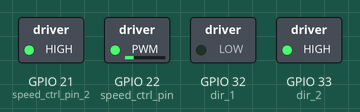
Recording of a sketch running on a simulated ESP32. Parts: switched loads named in the sketch (green lamp = pin HIGH). What the sketch prints to the serial monitor is not drawn.

Above: at 0.2 s.
Timing chart, 0 to 1.7 s (numbered marks = the images above):
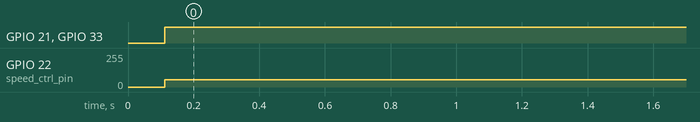

The sketch:

car_joystick2309.ino
```cpp
#include <WiFi.h>
#include <WiFiUdp.h>

#define ANALOG_PIN A4// potentiometer connected to A4
#define RESOLUTION_BITS 8
#define RESOLUTION ((1<<RESOLUTION_BITS)-1)
#define LEDC_FREQ_HZ 5000
#define speed_1 0 // use first channel of 16
#define speed_2 1 // use first channel of 16
#define speed_ctrl_pin 22
#define speed_ctrl_pin_2 21

int dir_1 = 32; // direction of motor
int dir_2 = 33; // direction of motor
const char* ssid     = "meam510";// create the WiFi name
const char* password = "gooooooo";// create the WiFi password

WiFiUDP UDPTestServer;// set the WiFi to UDP mode
unsigned int udpLocalPort=2801;// create the local port
unsigned int udpTargetPort=2801; // create the target port
const int packetSize = 10;// set packet size
char sendBuffer[packetSize];// set the sending packet
char receiveBuffer[packetSize];// set the receive packet
char number1[packetSize];
char receive_number[packetSize];// set the recive number packet
int xaxis; // variable for x axis value
int yaxis; // variable for y axis value
int right; // speed of right wheel
int left; // speed of left wheel
IPAddress ipTarget(192, 168, 1, 174); // Yuchen Sun's IP
IPAddress ipLocal(192, 168, 1, 165);  // Shallchee Shih's IP

void setup() {
  // set the Wifi as AP mode
  Serial.begin(115200);
  Serial.print("Connecting to ");  Serial.println(ssid);
  WiFi.mode(WIFI_AP);  //set as AP mode
  WiFi.softAP(ssid,password);
  delay(100);
  WiFi.softAPConfig(ipLocal, IPAddress(192, 168, 1, 1), IPAddress(255, 255, 255, 0));
  UDPTestServer.begin(udpLocalPort); // UDP begin
  Serial.println("WiFi connected as "); Serial.print(WiFi.localIP());
  // pin set up
  pinMode(dir_1, OUTPUT);
  pinMode(dir_2,OUTPUT);
  ledcSetup(speed_1, LEDC_FREQ_HZ,RESOLUTION_BITS);
  ledcSetup(speed_2, LEDC_FREQ_HZ,RESOLUTION_BITS);
  ledcAttachPin(speed_ctrl_pin,speed_1);
  ledcAttachPin(speed_ctrl_pin_2,speed_2);
}

void UDPreceiveData() {// write the recieve packet here
  int cb = UDPTestServer.parsePacket();// determine whether there is a sending packet.
  if (cb) { // recieve the sending packet
    UDPTestServer.read(receiveBuffer, packetSize);
    xaxis=receiveBuffer[0]&0xff;
    yaxis=receiveBuffer[1]&0xff;
    Serial.print("receive:");
    Serial.printf("%d\n",xaxis);
    Serial.printf("%d\n", yaxis);
    Serial.println("End of receiving");
  }
}

void loop() {
  delay(1);
  UDPreceiveData();
  delay(10);
  Serial.println("xaxis");
  Serial.printf("%d\n",xaxis);
  Serial.println("yaxis");
  Serial.printf("%d\n",yaxis);
  // Y axis used for forward and backward control
  if(yaxis < 118){
    //Set the motors backward
    digitalWrite(dir_1,LOW);
    digitalWrite(dir_2,HIGH);
    // Convert the yaxis value to speed
    right = map(yaxis,118,0,128,255);
    left = map(yaxis,118,0,128,255);
  }
  else if(yaxis > 138){
    //Set the motors forward
    digitalWrite(dir_1,HIGH);
    digitalWrite(dir_2,LOW);
    // Convert the yaxis value to speed
    right = map(yaxis,138,255,128,255);
    left =  map(yaxis,138,255,128,255);
  }
  else{
    right = 0;
    left = 0;
  }

  // X-axis used for left and right control
  if (xaxis < 103){
    // Convert the x axis value to speed
    int xMapped = map(xaxis,103,0,128,200);
    // move left - differential speed control
    left = left - xMapped;
    // confined range
    if (left <0){
      left = 0;
    }
    if (right > 255){
      right = 255;
    }
  }
  if (xaxis > 153){
    // Convert the x axis value to speed
    int xMapped = map(xaxis,153,255,128,200);
    // move right - differential speed control
    // left = left + xMapped;
    right = right - xMapped;
    if (left > 255){
      left = 255;
    }
    if (right < 0){
      right = 0;
    }
  }

  // prevent buzzing at low speed
//  if (left < 128){
//    left = 0;
//  }
//  if (right <128){
//    right = 0;
//  }

  // send pwm signal to motors
  ledcWrite(speed_1,left);
  ledcWrite(speed_2,right);

  /* for debugging*/
  Serial.println("The right motor speed is:");
  Serial.printf("%d\n",right);
  Serial.println("The left motor speed is:");
  Serial.printf("%d\n",left);

  delay(1);
}
```

Measured:
- by itself, GPIO 21 (speed_ctrl_pin_2), GPIO 33 (dir_2): LOW → HIGH at 0.11 s
- by itself, GPIO 22 (speed_ctrl_pin): 0/255 → 55/255 at 0.11 s
